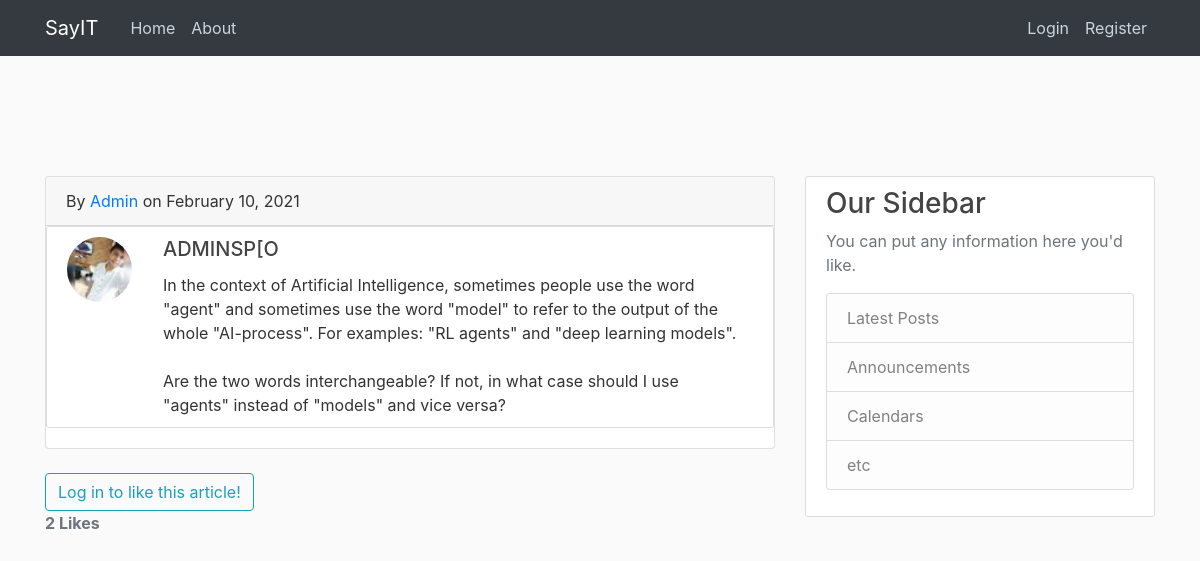
The app's page /post/18/ with its own data.
### blog_app/models.py (models this page shows, shortened)
class Post(models.Model):
    title = models.CharField(max_length=100)
    content = models.TextField()
    date_posted = models.DateTimeField(default=timezone.now)
    author = models.ForeignKey(User, on_delete=models.CASCADE)
    likes = models.ManyToManyField(User, related_name='blogpost_like')
    def number_of_likes(self):
        return self.likes.count()

### users/models.py (models this page shows, shortened)
class Profile(models.Model):
    user = models.OneToOneField(User, on_delete=models.CASCADE)
    image = models.ImageField(default='default.jpg', upload_to='profile_pics')

### blog_app/views.py (the view)
# urls.py: path('post/<int:pk>/', PostDetailView.as_view(), name='post-detail'),
class PostDetailView(DetailView):
    model = Post
    template_name='blog_app/post_detail.html' # <app>/<model>_<viewtype>
    def get_context_data(self, **kwargs):
        data = super().get_context_data(**kwargs)
        likes_connected = get_object_or_404(Post, id=self.kwargs['pk'])
        liked = False
        if likes_connected.likes.filter(id=self.request.user.id).exists():
            liked = True
        data['number_of_likes'] = likes_connected.number_of_likes()
        data['post_is_liked'] = liked
        return data

### blog_app/templates/blog_app/post_detail.html (shortened to what this page needs)
{% extends "blog_app/base.html" %}
{% block content %}
    <div class="card text-left">
        <div class="card-header">
            By <a href="{% url 'user-posts' post.author.username %}"> {{ post.author }}</a>  on {{ post.date_posted|date:"F d, Y" }}
        </div>
        <div class="card-body media content-section">
                <div>
                <img class="rounded-circle article-img" src="{{ post.author.profile.image.url }}">
                </div>
                <div class="media-body col-sm-11">
                    <h5 class="card-title">{{ post.title }}</h5>
                    <p class="card-text article-content">{{ post.content }}</p>
                </div>
        </div>
    </div>
    <br>
    {% if user.is_authenticated %}
        <form action="{% url 'blogpost_like' object.id %}" method="POST">
            {% csrf_token %}
            {% if post_is_liked %}
            <button type="submit" name="blogpost_id" value="{{object.id}}" class="btn btn-secondary">Unlike</button>
            {% else %}
            <button type="submit" name="blogpost_id" value="{{object.id}}" class="btn btn-primary">Like</button>
            {% endif %}
        </form>
    {% else %}
        <a class="btn btn-outline-info" href="{% url 'login' %}?next={{request.path}}">Log in to like this article!</a><br>
    {% endif %}
    <strong class="text-secondary">{{ number_of_likes }} Like{{ number_of_likes|pluralize }}</strong>
{%  endblock content %}

### blog_app/static/blog_app/main.css (style rules this page uses)
body { background: #fafafa; color: #333333; margin-top: 5rem; }
h1, h2, h3, h4, h5, h6 { color: #444444; }
.content-section { background: #ffffff; padding: 10px 20px; border: 1px solid #dddddd; border-radius: 3px; margin-bottom: 20px; }
.article-content { white-space: pre-line; }
.article-img { height: 65px; width: 65px; margin-right: 16px; }

### records on screen
Post: author "Admin", date_posted "February 10, 2021", author.profile.image (picture), title "ADMINSP[O", content "In the context of Artificial Intelligence, sometimes people use the word \"agent\" and sometimes use the word \"model\" to refer to the output of the whole \"AI-process\". For examples: \"RL agents\" and \"deep learning models\". Are the two words interchangeable? If not, in what case should I use \"agents\" instead of \"models\" and vice versa?"

### other values on screen
{{ number_of_likes }} "2"
